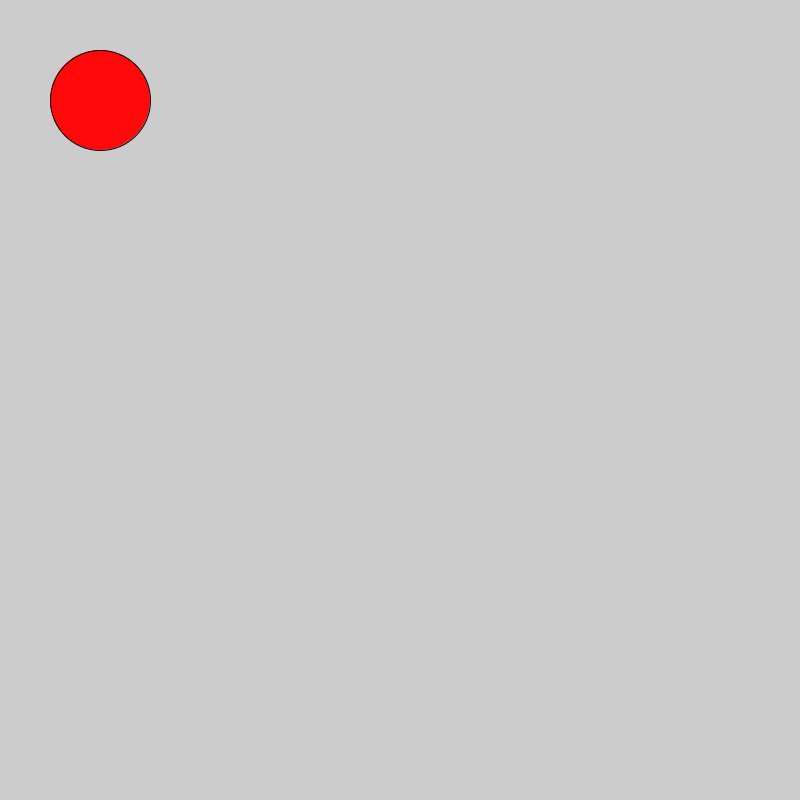
Frame 1 (no input)
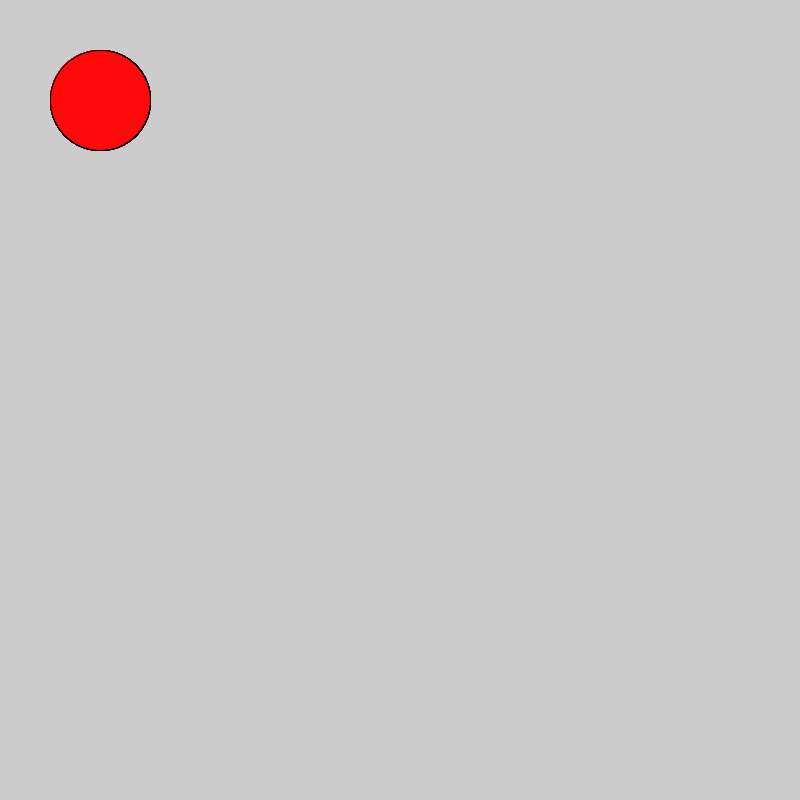
Frame 60 (the mouse pressed at the canvas centre just before this capture)
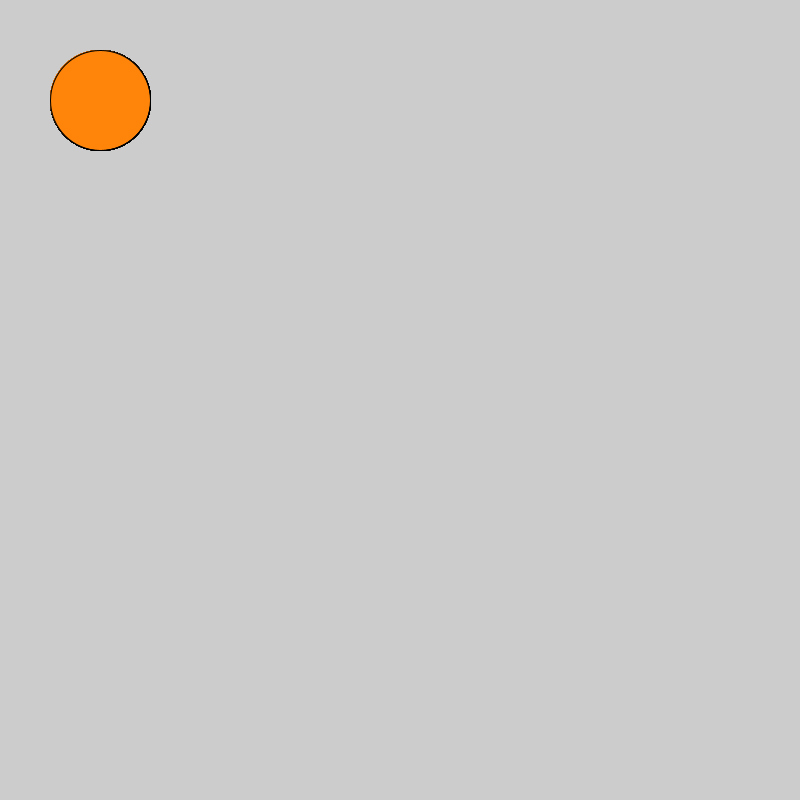
Frame 120 (the mouse held since frame 60 and released just before this capture)

The Processing sketch that drew these frames (run headless with seeded random() and noise(); from frame 60 on, the mouse is pressed at the canvas centre):

// Processing sketch: sketch_190617a
// ── sketch_190617a.pde
void setup (){
 size (800,800); 
  
}
void draw (){  
fill (#FF0A0A);

if(mousePressed){
fill (255, 133, 10);
}ellipse (100,100,100,100);
}
